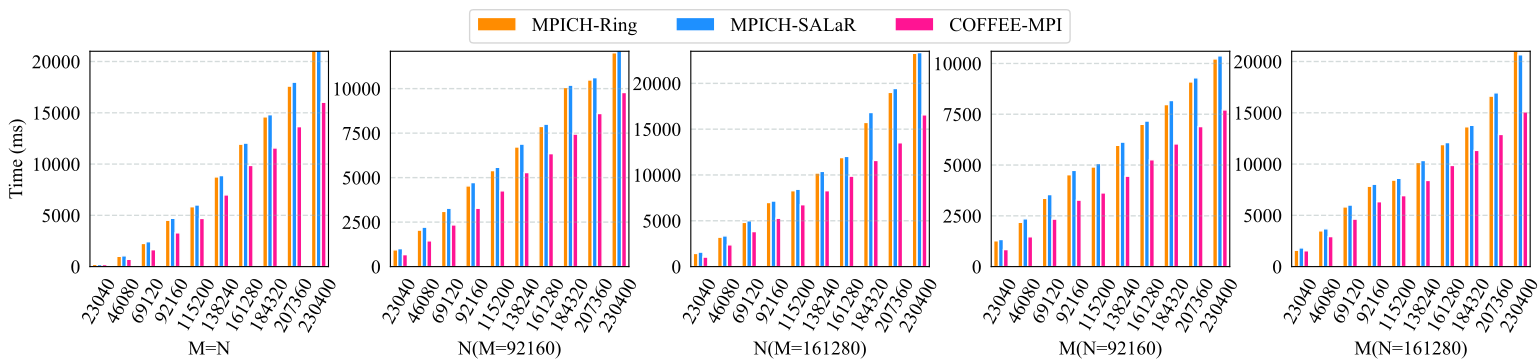

Write the Python code that produced this figure.
import numpy as np
from matplotlib import pyplot as plt
from pylab import *

plt.rc('font', family='Times New Roman', size=14)

def draw_Histogram():
	temp = 0.0
	fig = plt.figure(figsize=(16,3.6))

	ax = fig.add_subplot(1,5,1)
	x = [1,2,3,4,5,6,7,8,9,10]
	Y1 = [221.931934, 1003.760099, 2258.204937, 4521.301031, 5840.885878, 8747.452021, 11939.492941, 14604.751110, 17604.825974, 22703.845978,]
	Y2 = [206.161976, 1047.607183, 2430.180073, 4712.023973, 6008.905888, 8877.990007, 12043.047905, 14815.821171, 17986.280918, 22408.630064,]
	Y3 = [206.379175, 714.694977, 1649.001837, 3292.778969, 4694.032192, 6995.200872, 9863.735914, 11571.468830, 13647.192955, 16029.891014,]
	for num in range (0,len(Y1)):
		temp = temp + Y1[num]/Y3[num]
		temp = temp + Y2[num]/Y3[num]
		print(Y1[num]/Y3[num])
	print(temp)
	index = np.arange(10)+1  
	bar_width = 0.2
	opacity = 1.0
	rec1 = plt.bar(index-bar_width,Y1,bar_width,alpha=opacity,facecolor = 'darkorange',edgecolor = 'white',label='MPICH-Ring')
	rec2 = plt.bar(index,Y2,bar_width,alpha=opacity,facecolor = 'dodgerblue',edgecolor = 'white',label='MPICH-SALaR')
	rec3 = plt.bar(index+bar_width,Y3,bar_width,alpha=opacity,facecolor = 'deeppink',edgecolor = 'white',label='COFFEE-MPI')
	plt.ylim(0,21000)
	plt.xlim(0.6,10.4)
	plt.xticks([])
	ax.tick_params(left=False, bottom=False)
	plt.xlabel('M=N')  
	plt.xticks(x ,['23040','46080','69120','92160','115200','138240','161280','184320','207360','230400'],rotation=60)
	plt.grid(color='#95a5a6',linestyle='--', linewidth=1 ,axis='y',alpha=0.4)
	plt.ylabel('Time (ms)') 

	cx = fig.add_subplot(1,5,2)
	x = [1,2,3,4,5,6,7,8,9,10]
	Y1 = [943.537951, 2049.854040, 3102.185011, 4535.459995, 5396.187067, 6720.760107, 7874.391079, 10068.958998, 10488.234997, 12014.882088,]
	Y2 = [1011.121988, 2217.138052, 3280.093908, 4720.146894, 5579.582930, 6882.543087, 8004.983902, 10196.560144, 10619.441032, 12208.082199,]
	Y3 = [673.768997, 1448.948145, 2342.730999, 3278.041124, 4255.294085, 5282.500029, 6346.457005, 7446.359158, 8601.058006, 9782.135010,]
	for num in range (0,len(Y1)):
		temp = temp + Y1[num]/Y3[num]
		temp = temp + Y2[num]/Y3[num]
		print(Y1[num]/Y3[num])
	print(temp)
	index = np.arange(10)+1  
	bar_width = 0.2
	opacity = 1.0 
	rec1 = plt.bar(index-bar_width,Y1,bar_width,alpha=opacity,facecolor = 'darkorange',edgecolor = 'white',label='MPICH-Ring')
	rec2 = plt.bar(index,Y2,bar_width,alpha=opacity,facecolor = 'dodgerblue',edgecolor = 'white',label='MPICH-SALaR')
	rec3 = plt.bar(index+bar_width,Y3,bar_width,alpha=opacity,facecolor = 'deeppink',edgecolor = 'white',label='COFFEE-MPI')
	plt.ylim(0,12100)
	plt.xlim(0.6,10.4)
	plt.xticks([])
	cx.tick_params(left=False, bottom=False)
	plt.xticks(x ,['23040','46080','69120','92160','115200','138240','161280','184320','207360','230400'],rotation=60)
	plt.grid(color='#95a5a6',linestyle='--', linewidth=1 ,axis='y',alpha=0.4)
	plt.xlabel('N(M=92160)')  

	dx = fig.add_subplot(1,5,3)
	x = [1,2,3,4,5,6,7,8,9,10]
	Y1 = [1438.041925, 3208.291054, 4825.703144, 6993.205070, 8280.110121, 10208.885908, 11896.429062, 15732.360840, 19012.264013, 23280.097008,]
	Y2 = [1582.205057, 3352.514029, 4998.388052, 7158.066988, 8442.275047, 10396.414995, 12029.551983, 16815.187931, 19439.794064, 23356.046963,]
	Y3 = [1037.886143, 2372.947931, 3823.509932, 5276.970863, 6753.534079, 8281.713009, 9870.813131, 11586.237907, 13516.724825, 16561.234951,]
	for num in range (0,len(Y1)):
		temp = temp + Y1[num]/Y3[num]
		temp = temp + Y2[num]/Y3[num]
		print(Y1[num]/Y3[num])
	print(temp)
	index = np.arange(10)+1  
	bar_width = 0.2
	opacity = 1.0
	rec1 = plt.bar(index-bar_width,Y1,bar_width,alpha=opacity,facecolor = 'darkorange',edgecolor = 'white',label='MPICH-Ring')
	rec2 = plt.bar(index,Y2,bar_width,alpha=opacity,facecolor = 'dodgerblue',edgecolor = 'white',label='MPICH-SALaR')
	rec3 = plt.bar(index+bar_width,Y3,bar_width,alpha=opacity,facecolor = 'deeppink',edgecolor = 'white',label='COFFEE-MPI')
	plt.ylim(0,23500)
	plt.xlim(0.6,10.4)
	plt.xticks([])
	dx.tick_params(left=False, bottom=False)
	plt.xlabel('N(M=161280)')
	plt.xticks(x ,['23040','46080','69120','92160','115200','138240','161280','184320','207360','230400'],rotation=60)
	plt.grid(color='#95a5a6',linestyle='--', linewidth=1 ,axis='y',alpha=0.4)

	gx = fig.add_subplot(1,5,4)
	x = [1,2,3,4,5,6,7,8,9,10]
	Y1 = [1272.120953, 2179.684162, 3362.849951, 4523.159027, 4904.335976, 5970.590830, 7003.736973, 7977.105856, 9091.200113, 10225.333929,]
	Y2 = [1333.887815, 2350.207090, 3545.907021, 4737.004995, 5074.252129, 6128.368139, 7164.541960, 8177.284002, 9292.137861, 10375.540972,]
	Y3 = [839.838028, 1469.774008, 2336.565971, 3273.365021, 3627.418041, 4450.546980, 5257.514000, 6038.727999, 6893.537045, 7714.422941,]
	for num in range (0,len(Y1)):
		temp = temp + Y1[num]/Y3[num]
		temp = temp + Y2[num]/Y3[num]
		print(Y1[num]/Y3[num])
	print(temp)
	index = np.arange(10)+1  
	bar_width = 0.2
	opacity = 1.0 
	rec1 = plt.bar(index-bar_width,Y1,bar_width,alpha=opacity,facecolor = 'darkorange',edgecolor = 'white',label='MPICH-Ring')
	rec2 = plt.bar(index,Y2,bar_width,alpha=opacity,facecolor = 'dodgerblue',edgecolor = 'white',label='MPICH-SALaR')
	rec3 = plt.bar(index+bar_width,Y3,bar_width,alpha=opacity,facecolor = 'deeppink',edgecolor = 'white',label='COFFEE-MPI')
	plt.ylim(0,10600)
	plt.xlim(0.6,10.4)
	gx.tick_params(left=False, bottom=False)
	plt.xticks(x ,['23040','46080','69120','92160','115200','138240','161280','184320','207360','230400'],rotation=60) 
	plt.grid(color='#95a5a6',linestyle='--', linewidth=1 ,axis='y',alpha=0.4)
	plt.xlabel('M(N=92160)')

	hx = fig.add_subplot(1,5,5)
	x = [1,2,3,4,5,6,7,8,9,10]
	Y1 = [1596.069098, 3484.927177, 5821.805954, 7836.822987, 8432.839870, 10158.486843, 11899.072886, 13635.095119, 16625.881195, 20997.053146,]
	Y2 = [1825.809956, 3684.176922, 6004.477024, 8034.821987, 8608.076811, 10344.617128, 12093.447924, 13782.475948, 16948.824167, 20657.313108, ]
	Y3 = [1546.705961, 2925.863981, 4632.526875, 6332.245827, 6918.099880, 8403.228998, 9867.938995, 11334.547043, 12889.699841, 15091.902018,]
	for num in range (0,len(Y1)):
		temp = temp + Y1[num]/Y3[num]
		temp = temp + Y2[num]/Y3[num]
		print(Y1[num]/Y3[num])
	print(temp)
	index = np.arange(10)+1  
	bar_width = 0.2 
	opacity = 1.0 
	rec1 = plt.bar(index-bar_width,Y1,bar_width,alpha=opacity,facecolor = 'darkorange',edgecolor = 'white',label='MPICH-Ring')
	rec2 = plt.bar(index,Y2,bar_width,alpha=opacity,facecolor = 'dodgerblue',edgecolor = 'white',label='MPICH-SALaR')
	rec3 = plt.bar(index+bar_width,Y3,bar_width,alpha=opacity,facecolor = 'deeppink',edgecolor = 'white',label='COFFEE-MPI')
	plt.ylim(0,21000)
	plt.xlim(0.6,10.4)
	hx.tick_params(left=False, bottom=False)
	plt.xticks(x ,['23040','46080','69120','92160','115200','138240','161280','184320','207360','230400'],rotation=60)
	plt.grid(color='#95a5a6',linestyle='--', linewidth=1 ,axis='y',alpha=0.4)
	plt.xlabel('M(N=161280)')

	lines, labels = fig.axes[-1].get_legend_handles_labels()
	fig.legend(lines, labels, loc = 'upper center', ncol = 8)
	plt.show()
	
draw_Histogram()
